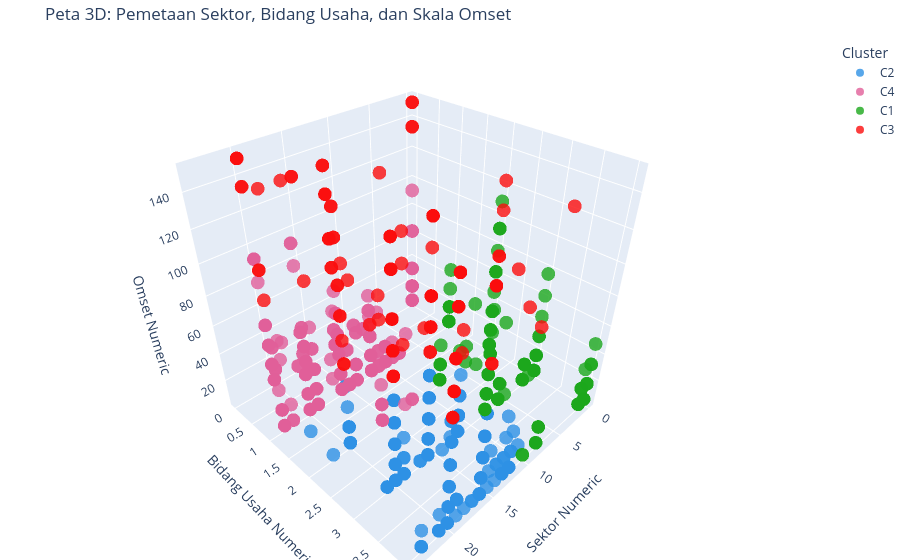
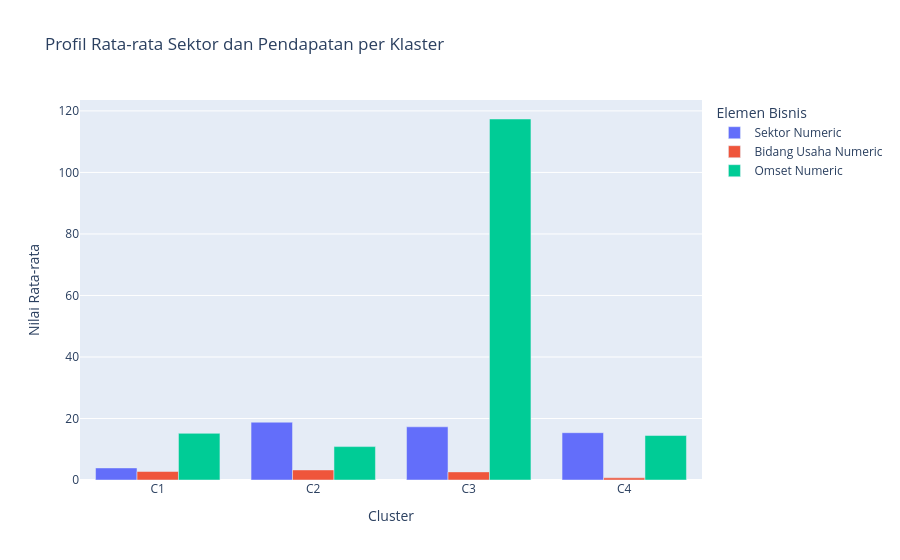

The cell these charts' notebook holds for them, in order:
### Code cell
import plotly.express as px

# =========================================================
# 1. Visualisasi 3D Interaktif (Sektor vs Bidang vs Omset)
# =========================================================
fig_3d_c7 = px.scatter_3d(
    df, 
    x=fitur_yang_dipakai[0], # Sektor Numeric
    y=fitur_yang_dipakai[1], # Bidang Usaha Numeric
    z=fitur_yang_dipakai[2], # Omset Numeric
    color='Cluster',
    hover_name='Nama Usaha',
    title="Peta 3D: Pemetaan Sektor, Bidang Usaha, dan Skala Omset",
    opacity=0.8,
    size_max=12,
    color_discrete_sequence=px.colors.qualitative.Dark24
)

fig_3d_c7.update_layout(margin=dict(l=0, r=0, b=0, t=40))
fig_3d_c7.show()


# =========================================================
# 2. Bar Chart (Pembandingan Rata-rata Model Bisnis)
# =========================================================
# Mengambil rata-rata metrik dari setiap klaster
df_avg_c7 = df.groupby('Cluster')[fitur_yang_dipakai].mean().reset_index()

# Melakukan transformasi data (melt)
df_melted_c7 = df_avg_c7.melt(id_vars='Cluster', value_vars=fitur_yang_dipakai, 
                        var_name='Elemen Bisnis', value_name='Nilai Rata-rata')

# Menggambar diagram batang
fig_bar_c7 = px.bar(
    df_melted_c7, 
    x='Cluster', 
    y='Nilai Rata-rata', 
    color='Elemen Bisnis', 
    barmode='group',
    title="Profil Rata-rata Sektor dan Pendapatan per Klaster"
)
fig_bar_c7.show()

### Figure 1 — Plotly figure (JSON) as saved in the notebook; plotly's stock layout.template omitted (floating-point values rounded to 4 significant figures; data arrays with more than 128 entries replaced by an {"elided": "..."} marker saying what was removed)
{"data": [{"hovertemplate": "<b>%{hovertext}</b><br><br>Cluster=C2<br>Sektor Numeric=%{x}<br>Bidang Usaha Numeric=%{y}<br>Omset Numeric=%{z}<extra></extra>", "hovertext": {"elided": "1585 str values"}, "legendgroup": "C2", "marker": {"color": "#2E91E5", "opacity": 0.8, "symbol": "circle"}, "mode": "markers", "name": "C2", "scene": "scene", "showlegend": true, "type": "scatter3d", "x": {"elided": "1585 int values"}, "y": {"elided": "1585 int values"}, "z": {"elided": "1585 float values"}}, {"hovertemplate": "<b>%{hovertext}</b><br><br>Cluster=C4<br>Sektor Numeric=%{x}<br>Bidang Usaha Numeric=%{y}<br>Omset Numeric=%{z}<extra></extra>", "hovertext": {"elided": "557 str values"}, "legendgroup": "C4", "marker": {"color": "#E15F99", "opacity": 0.8, "symbol": "circle"}, "mode": "markers", "name": "C4", "scene": "scene", "showlegend": true, "type": "scatter3d", "x": {"elided": "557 int values"}, "y": {"elided": "557 int values"}, "z": {"elided": "557 float values"}}, {"hovertemplate": "<b>%{hovertext}</b><br><br>Cluster=C1<br>Sektor Numeric=%{x}<br>Bidang Usaha Numeric=%{y}<br>Omset Numeric=%{z}<extra></extra>", "hovertext": {"elided": "338 str values"}, "legendgroup": "C1", "marker": {"color": "#1CA71C", "opacity": 0.8, "symbol": "circle"}, "mode": "markers", "name": "C1", "scene": "scene", "showlegend": true, "type": "scatter3d", "x": {"elided": "338 int values"}, "y": {"elided": "338 int values"}, "z": {"elided": "338 float values"}}, {"hovertemplate": "<b>%{hovertext}</b><br><br>Cluster=C3<br>Sektor Numeric=%{x}<br>Bidang Usaha Numeric=%{y}<br>Omset Numeric=%{z}<extra></extra>", "hovertext": {"elided": "140 str values"}, "legendgroup": "C3", "marker": {"color": "#FB0D0D", "opacity": 0.8, "symbol": "circle"}, "mode": "markers", "name": "C3", "scene": "scene", "showlegend": true, "type": "scatter3d", "x": {"elided": "140 int values"}, "y": {"elided": "140 int values"}, "z": {"elided": "140 float values"}}], "layout": {"legend": {"title": {"text": "Cluster"}, "tracegroupgap": 0}, "margin": {"b": 0, "l": 0, "r": 0, "t": 40}, "scene": {"domain": {"x": [0, 1], "y": [0, 1]}, "xaxis": {"title": {"text": "Sektor Numeric"}}, "yaxis": {"title": {"text": "Bidang Usaha Numeric"}}, "zaxis": {"title": {"text": "Omset Numeric"}}}, "title": {"text": "Peta 3D: Pemetaan Sektor, Bidang Usaha, dan Skala Omset"}}}

### Figure 2 — Plotly figure (JSON) as saved in the notebook; plotly's stock layout.template omitted (floating-point values rounded to 4 significant figures)
{"data": [{"alignmentgroup": "True", "hovertemplate": "Elemen Bisnis=Sektor Numeric<br>Cluster=%{x}<br>Nilai Rata-rata=%{y}<extra></extra>", "legendgroup": "Sektor Numeric", "marker": {"color": "#636efa", "pattern": {"shape": ""}}, "name": "Sektor Numeric", "offsetgroup": "Sektor Numeric", "orientation": "v", "showlegend": true, "textposition": "auto", "type": "bar", "x": ["C1", "C2", "C3", "C4"], "xaxis": "x", "y": [3.923, 18.79, 17.29, 15.38], "yaxis": "y"}, {"alignmentgroup": "True", "hovertemplate": "Elemen Bisnis=Bidang Usaha Numeric<br>Cluster=%{x}<br>Nilai Rata-rata=%{y}<extra></extra>", "legendgroup": "Bidang Usaha Numeric", "marker": {"color": "#EF553B", "pattern": {"shape": ""}}, "name": "Bidang Usaha Numeric", "offsetgroup": "Bidang Usaha Numeric", "orientation": "v", "showlegend": true, "textposition": "auto", "type": "bar", "x": ["C1", "C2", "C3", "C4"], "xaxis": "x", "y": [2.754, 3.273, 2.636, 0.7002], "yaxis": "y"}, {"alignmentgroup": "True", "hovertemplate": "Elemen Bisnis=Omset Numeric<br>Cluster=%{x}<br>Nilai Rata-rata=%{y}<extra></extra>", "legendgroup": "Omset Numeric", "marker": {"color": "#00cc96", "pattern": {"shape": ""}}, "name": "Omset Numeric", "offsetgroup": "Omset Numeric", "orientation": "v", "showlegend": true, "textposition": "auto", "type": "bar", "x": ["C1", "C2", "C3", "C4"], "xaxis": "x", "y": [15.17, 10.86, 117.4, 14.46], "yaxis": "y"}], "layout": {"barmode": "group", "legend": {"title": {"text": "Elemen Bisnis"}, "tracegroupgap": 0}, "title": {"text": "Profil Rata-rata Sektor dan Pendapatan per Klaster"}, "xaxis": {"anchor": "y", "domain": [0, 1], "title": {"text": "Cluster"}}, "yaxis": {"anchor": "x", "domain": [0, 1], "title": {"text": "Nilai Rata-rata"}}}}
